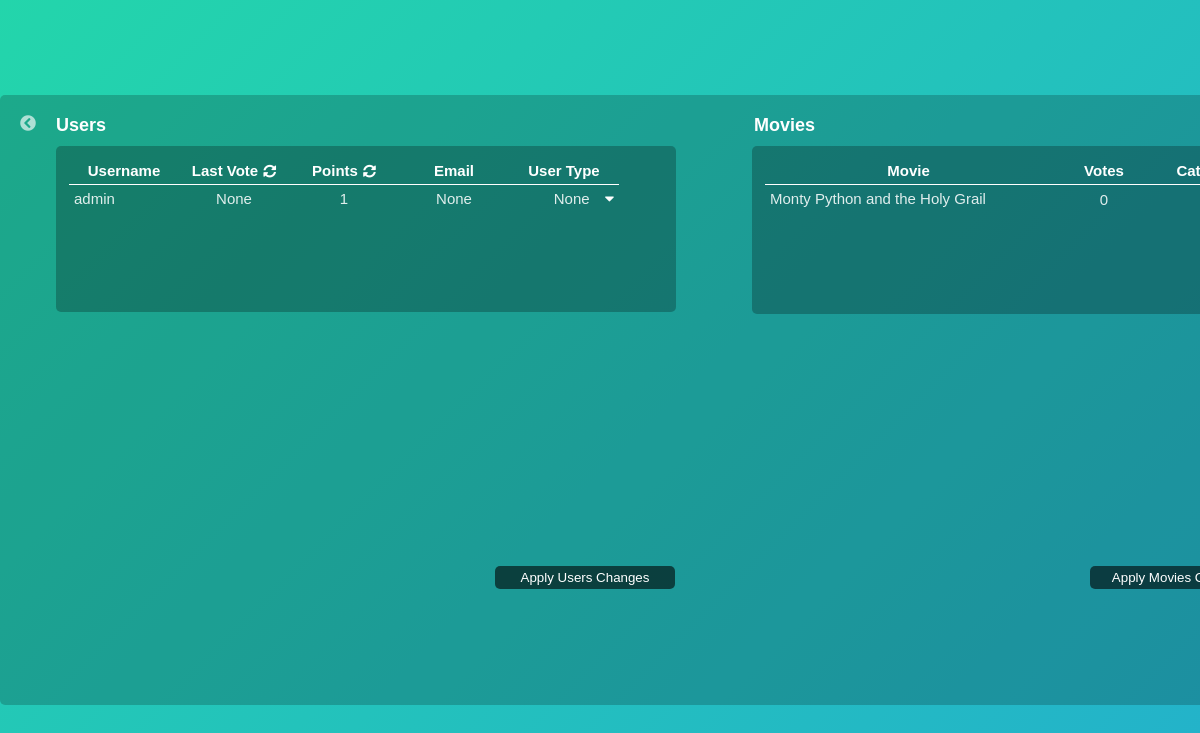
Page /admin (signed in) on the earlier database version.
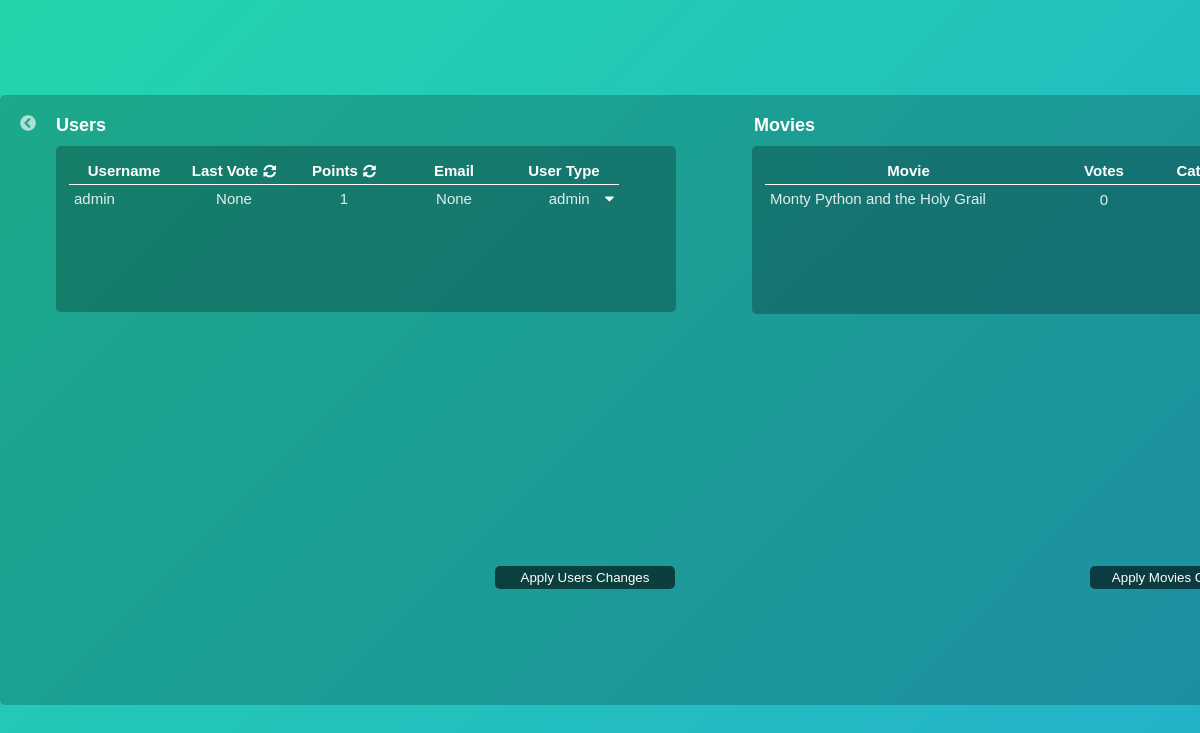
Same page on the later database version.
### app/models.py (models this page shows, shortened)
class User(UserMixin, db.Model):
    id = db.Column(db.Integer, primary_key=True)
    username = db.Column(db.String(16), index=True, unique=True)
    email = db.Column(db.String(120), index=True, unique=True)
    password_hash = db.Column(db.String(128))
    points = db.Column(db.Integer)
    last_vote = db.Column(db.String(80))
    user_type = db.Column(db.String)

### app/routes.py (the view)
@app.route('/admin', methods=['GET'])
@login_required
def admin():
    users = User.query.all()
    movies = Movies.query.all()
    return render_template('admin.html',user_objects=users, movie_objects=movies)

### app/models.py (called while the page is built)
@login.user_loader
def load_user(id):
    return User.query.get(int(id))

### app/templates/admin.html (shortened to what this page needs)
<html>
    <head>
        <link rel="stylesheet" href="{{ url_for('static', filename='css/admin.css') }}">
        <link rel="stylesheet" href="{{ url_for('static', filename='css/table.css') }}">
        <link rel="stylesheet" href="https://cdnjs.cloudflare.com/ajax/libs/font-awesome/5.13.0/css/all.min.css">
    </head>
    <body>
        <div id="wrapper">
            <div id="main">
                <div id="header">
                    <i id="return-button" class="fa fa-chevron-circle-left"></i>
                    <h1 id="users-header">Users</h1>
                    <h1 id="movies-header">Movies</h1>
                </div>
                <div id="left">
                    <div id="users-table-wrapper">
                        <table id="users-table">
                            <tr id="table-header">
                                <th>Username</th>
                                <th>Last Vote<i id="refresh-votes" class="fa fa-sync-alt"></i></th>
                                <th>Points<i id="refresh-points" class="fa fa-sync-alt"></i></th>
                                <th>Email</th>
                                <th>User Type</th>
                            </tr>
                            {%for object in user_objects %}
                            <tr>
                                <td class="user-name">{{ object.username }}</td>
                                <td class="user-last-vote">{{ object.last_vote }}</td>
                                <td class="user-points" contenteditable="true">{{ object.points }}</td>
                                <td class="user-email" contenteditable="true">{{ object.email}}</td>
                                <td id="user-type"><span id="user-type-text">{{ object.user_type }}</span><i class="fas fa-caret-down"></i></td>
                            </tr>
                            {% endfor %}
                        </table>
                    </div>
                </div>
                <div id="right">
                    <div id="movies-table-wrapper">
                        <table id="movies-table">
                            <tr id="table-header">
                                <th>Movie</th>
                                <th>Votes</th>
                                <th>Category</th>
                            </tr>
                            {%for object in movie_objects %}
                            <tr>
                                <td class="movie-name"><div>{{ object.movie }}</div></td>
                                <td class="movie-votes" contenteditable="true">{{ object.votes }}</td>
                                <td id="movie-category" ><span id="movie-category-text">{{ object.category }}</span></td>
                            </tr>
                            {% endfor %}
                        </table>
                    </div>
                </div>
                <div id="footer">
                    <button id="apply-movies-button">Apply Movies Changes</button>
                    <button id="apply-users-button">Apply Users Changes</button>
                </div>
            </div>
        </div>
    </body>
</html>

Differences in the rows shown:
changed User "admin": user_type "None" → "admin"
